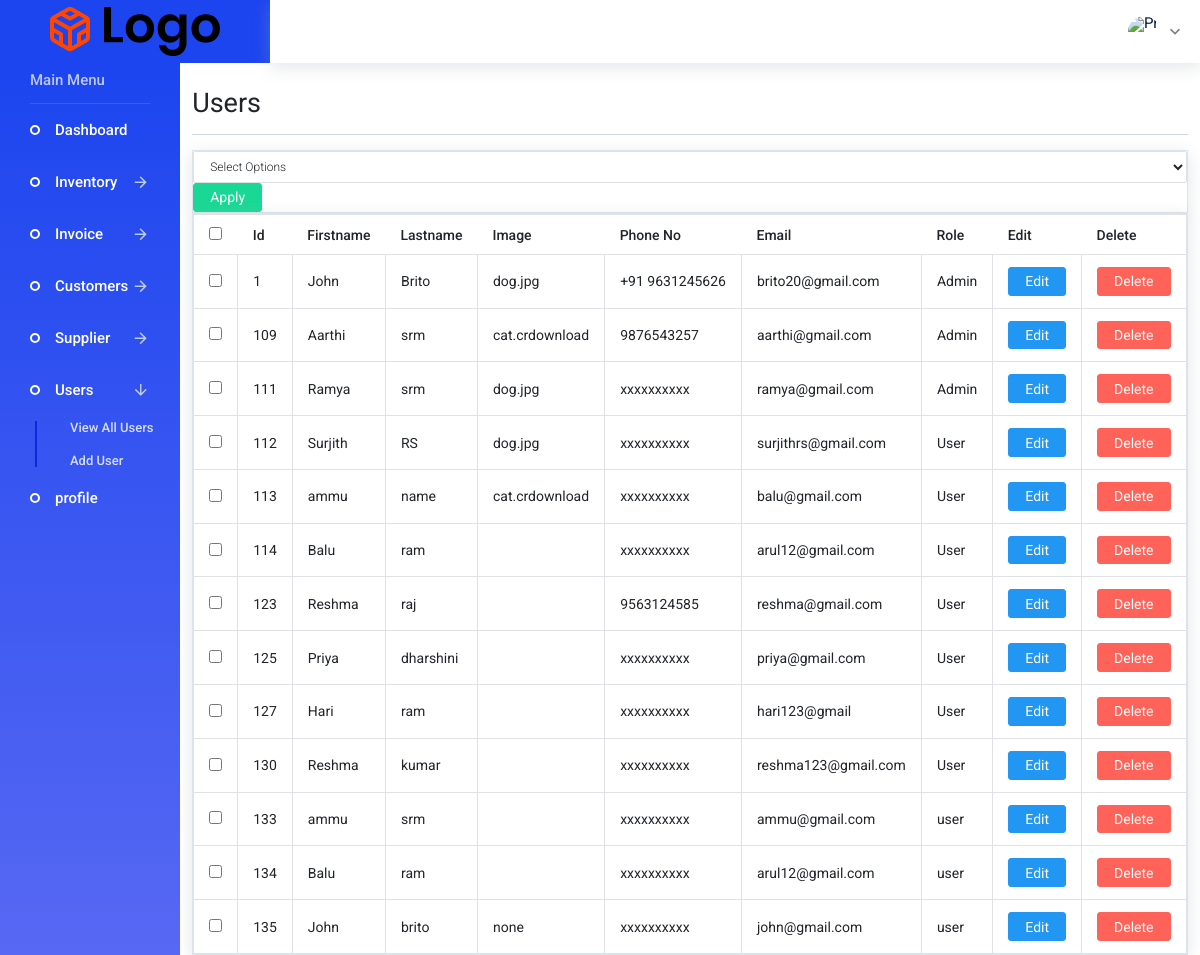
Page /admin/users.php on the earlier database version.
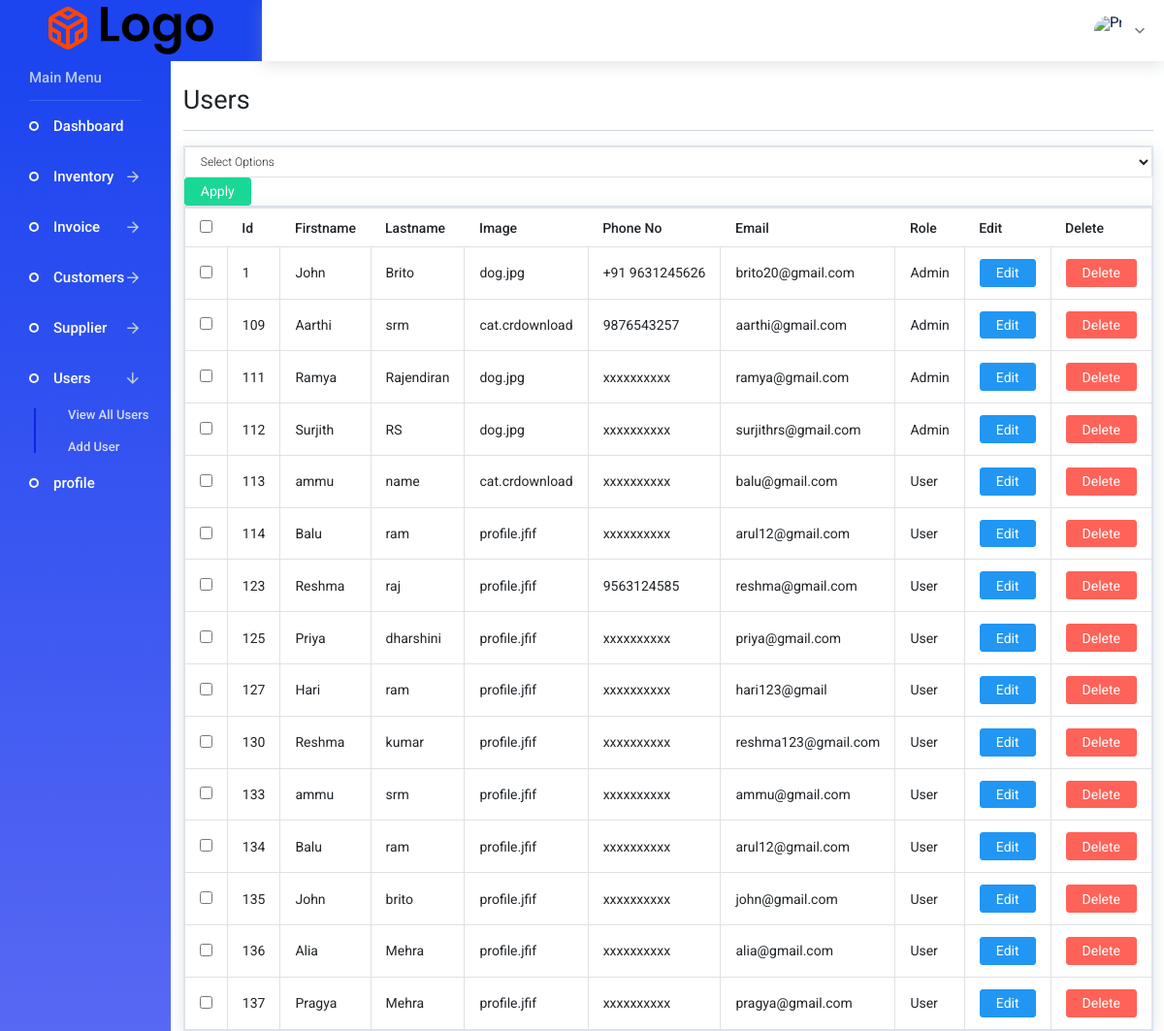
Same page on the later database version.
### tables this page shows
CREATE TABLE `users` (
  `user_id` int(11) NOT NULL,
  `user_firstname` varchar(40) NOT NULL,
  `user_lastname` varchar(40) NOT NULL,
  `user_image` text NOT NULL,
  `user_phone` varchar(50) NOT NULL,
  `user_role` varchar(33) NOT NULL,
  `user_email` varchar(40) NOT NULL,
  `user_password` varchar(33) NOT NULL,
  `user_confirmpassword` varchar(33) NOT NULL
);

### admin/includes/view_all_users.php (the view, shortened to what this page needs)
<form action="" method='post'>
   <div class="card">
     <div id="bulkOptionContainer" class="col-xs-4">
         <select class="form-control" name="bulk_options" id="">
               <option value="">Select Options</option>
         </select>
       <input type="submit" name="submit" class="btn btn-success" value="Apply">
      </div>
   </div>
<div class="card">
       <table class="table table-bordered table-hover">
               <thead>
                   <tr>
                       <th><input id="SelectAllBoxes" type="CheckBox"></th>
                       <th>Id</th>
                       <th>Firstname</th>
                       <th>Lastname</th>
                       <th>Image</th>
                       <th>Phone No</th>
                       <th>Email</th>
                       <th>Role</th>
                       <th>Edit</th>
                       <th>Delete</th>
                   </tr>
               </thead>
               <tbody>
    <?php
            $query="SELECT * FROM users";
            $select_users=mysqli_query($connection,$query);
            while($row=mysqli_fetch_assoc($select_users)){
                   $user_id=$row['user_id'];
                   $user_firstname=$row['user_firstname'];
                   $user_lastname=$row['user_lastname'];
                   $user_image = $row['user_image'];
                   $user_phone=$row['user_phone'];
                   $user_email=$row['user_email'];
                   $user_role=$row['user_role'];
                   echo "<tr>";
                ?>
                <td><input class='CheckBoxes' type="CheckBox" name='CheckBoxArray[]' value='<?php echo $user_id; ?>'></td>
            <?php
                   echo "<td>$user_id</td>";
                   echo "<td>$user_firstname</td>";
                   echo "<td>$user_lastname</td>";
                   echo "<td>$user_image</td>";
                   echo "<td>$user_phone</td>";
                   echo "<td>$user_email</td>";
                   echo "<td>$user_role</td>";
                   echo "<td><a class='btn btn-primary' href='users.php?source=edit_user&edit_user={$user_id}'>Edit</a></td>";
echo "<td><a class='btn btn-danger' onClick=\"javascript:return confirm('Are you Sure you want to delete');\"href='users.php?delete={$user_id}'>Delete</a></td>";
                   echo "</tr>";
                   }
                   ?>
           </tbody>
        </table>
     </div>
 </form>

### admin/includes/admin_header.php (shortened to what this page needs)
<!DOCTYPE html>
<html lang="en">
<head>
    <link rel="stylesheet" href="assets/vendors/iconfonts/mdi/css/materialdesignicons.min.css">
    <link rel="stylesheet" href="assets/vendors/iconfonts/ionicons/dist/css/ionicons.css">
    <link rel="stylesheet" href="assets/vendors/iconfonts/flag-icon-css/css/flag-icon.min.css">
    <link rel="stylesheet" href="assets/vendors/css/vendor.bundle.base.css">
    <link rel="stylesheet" href="assets/vendors/css/vendor.bundle.addons.css">
    <link rel="stylesheet" href="assets/css/shared/style.css">
    <link rel="stylesheet" href="assets/css/demo_1/style.css">
</head>
<body>
    <div class="container-scroller">
        <nav class="navbar default-layout col-lg-12 col-12 p-0 fixed-top d-flex flex-row">
        <div class="text-center navbar-brand-wrapper d-flex align-items-top justify-content-center">
          <a class="navbar-brand brand-logo" href="index.php">
            <img src="assets/images/logo.svg" alt="logo" /> </a>
        </div>
        <div class="navbar-menu-wrapper d-flex align-items-center">
          <ul class="navbar-nav ml-auto">
            <li class="nav-item dropdown d-none d-xl-inline-block user-dropdown">
              <a class="nav-link dropdown-toggle" id="UserDropdown" href="#" data-toggle="dropdown" aria-expanded="false">
                <img class="img-xs rounded-circle" src="../images/<?php echo $_SESSION['image'] ?>" alt="Profile image"> </a>
            </li>
          </ul>
        </div>
        </nav>
    <div class="container-fluid page-body-wrapper">
        <nav class="sidebar sidebar-offcanvas" id="sidebar">
          <ul class="nav">
              <li class="nav-item nav-category">Main Menu</li>
            <li class="nav-item">
              <a class="nav-link" href="index.php">
                <span class="menu-title">Dashboard</span>
              </a>
            </li>
            <li class="nav-item">
              <a class="nav-link" data-toggle="collapse" href="#ui-basic" aria-expanded="false" aria-controls="ui-basic">
                <span class="menu-title">Inventory</span>
                <i class="menu-arrow"></i>
              </a>
            </li>
            <li class="nav-item">
              <a class="nav-link" data-toggle="collapse" href="#auth1" aria-expanded="false" aria-controls="auth1">
                <span class="menu-title">Invoice</span>
                <i class="menu-arrow"></i>
              </a>
            </li>
            <li class="nav-item">
              <a class="nav-link" data-toggle="collapse" href="#auth2" aria-expanded="false" aria-controls="auth2">
                <span class="menu-title">Customers</span>
                <i class="menu-arrow"></i>
              </a>
            </li>
            <li class="nav-item">
              <a class="nav-link" data-toggle="collapse" href="#auth3" aria-expanded="false" aria-controls="auth3">
                <span class="menu-title">Supplier</span>
                <i class="menu-arrow"></i>
              </a>
            </li>
            <li class="nav-item">
              <a class="nav-link" data-toggle="collapse" href="#auth4" aria-expanded="false" aria-controls="auth4">
                <span class="menu-title">Users</span>
                <i class="menu-arrow"></i>
              </a>
              <div class="collapse" id="auth4">
                <ul class="nav flex-column sub-menu">
                  <li class="nav-item">
                    <a class="nav-link" href="users.php">View All Users</a>
                  </li>
                  <li class="nav-item">
                    <a class="nav-link" href="../registration.php">Add User</a>
                  </li>
                </ul>
              </div>
            </li>
            <li class="nav-item">
              <a class="nav-link" href="./profile.php">
                <span class="menu-title">profile</span>
              </a>
            </li>
          </ul>
        </nav>

### admin/users.php (shortened to what this page needs)
<?php include "includes/admin_header.php"; ?>
    <div id="wrapper">
        <div id="page-wrapper">
            <div class="container-fluid">
                <div class="row">
                    <div class="col-lg-12">
                    <br>
                        <h3 class="page-header">
                            Users
                        </h3>
        <?php
            if(isset($_GET['source'])){
            $source=$_GET['source'];
            } else {
            $source= '';
            }
            switch($source) {
                    default:
                        include "includes/view_all_users.php";
                        break;
                    }
        ?>
                    </div>
                </div>
            </div>
        </div>
    </div>
    <?php include "includes/admin_footer.php"; ?>

### admin/includes/admin_footer.php (shortened to what this page needs)
</body>
</html>

Differences in the rows shown:
changed users "Ramya": user_lastname "srm" → "Rajendiran"
changed users "Surjith": user_role "User" → "Admin"
changed users id 114: user_image (not shown) → "profile.jfif"
changed users "raj": user_image (not shown) → "profile.jfif"
changed users "Priya": user_image (not shown) → "profile.jfif"
changed users "Hari": user_image (not shown) → "profile.jfif"
changed users "kumar": user_image (not shown) → "profile.jfif"
changed users "ammu@gmail.com": user_image (not shown) → "profile.jfif"; user_role "user" → "User"
changed users id 134: user_image (not shown) → "profile.jfif"; user_role "user" → "User"
changed users "brito": user_image "none" → "profile.jfif"; user_role "user" → "User"
added users: user_id "136", user_firstname "Alia", user_lastname "Mehra", user_image "profile.jfif", user_phone "xxxxxxxxxx", user_email "alia@gmail.com", user_role "User"
added users: user_id "137", user_firstname "Pragya", user_lastname "Mehra", user_image "profile.jfif", user_phone "xxxxxxxxxx", user_email "pragya@gmail.com", user_role "User"
